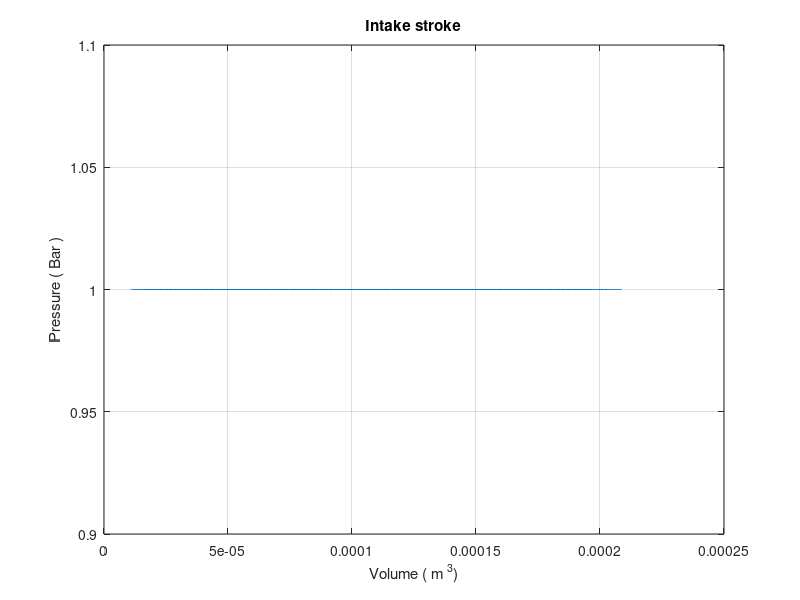
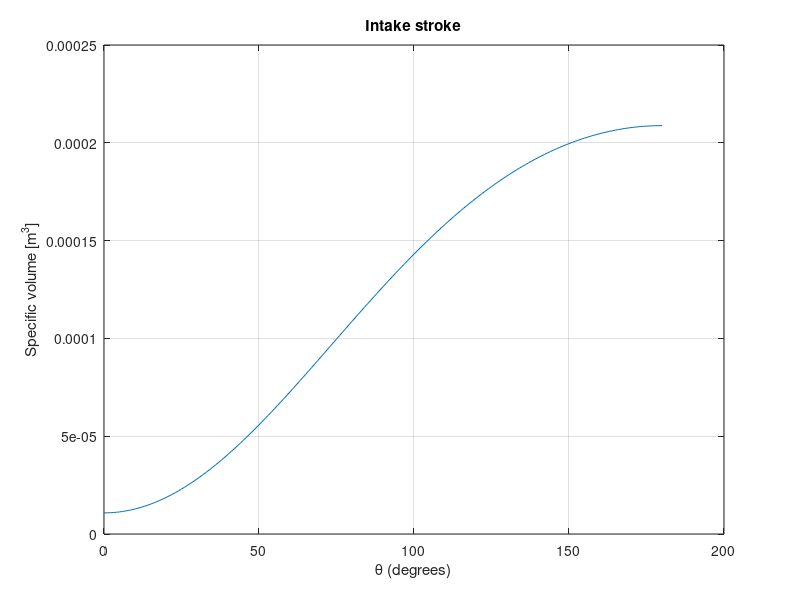
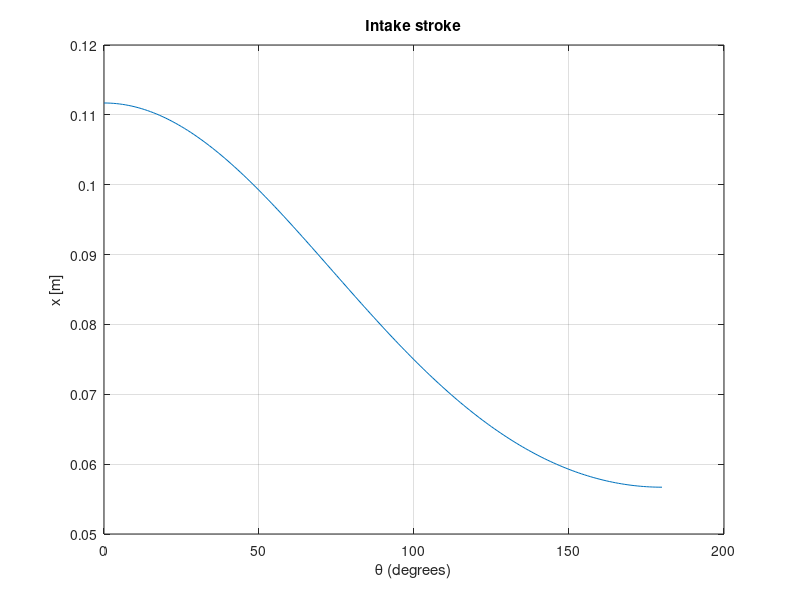

MATLAB code to generate these figures, in order:
%% Defining constants

S = 0.055; % [m] Stroke
r  = 1/2 * S; % [m] Lenght of crankshaft
l = 0.0842; % [m] Lenght of the connecting rod
B = 0.0677; % [m] Bore dimension
TDC = 0.003; % [m] Top dead center
BDC = S + TDC; % [m] Bottom dead center
V_c = pi/4 * B^2 * TDC; % [m63] Compression volume (will change)
P_atm  = 1; % [Bar] Atmospheric pressure (assumed for now)

%% Defining the kinematic equations of the engine as functions of theta

theta_deg = linspace(0, 180, 181); % Intake stroke in degrees. Lasts from -15 to 215
theta_rad = deg2rad(theta_deg); % Intake stroke in radians for ease of use

x = r * cos(theta_rad) + sqrt(l^2 - r^2 * sin(theta_rad).^2); % [m] x postion of piston as a function of theta
d = l + r - x; % [m] Distance of pistion from TDC as a function of theta
Vcyl = pi * (B/2)^2 * d + V_c; % [m^3] Free cylinder volume as a function of theta

P = ones(1, 181) * P_atm; % Constant pressure throughout intake stroke

%% Plotting different figures

% PV
figure;
plot (Vcyl, P) ;
xlabel ( ' Volume ( m ^3) ') ;
ylabel ( ' Pressure ( Bar ) ') ;
title ( 'Intake stroke') ;
grid on ;

% Theta V
figure;
plot (theta_deg, Vcyl) ;
xlabel ( '\theta (degrees)') ;
ylabel ( 'Specific volume [m^3]') ;
title ( 'Intake stroke') ;
grid on ;

% Theta x
figure;
plot (theta_deg, x) ;
xlabel ( '\theta (degrees)') ;
ylabel ( ' x [m] ') ;
title ( 'Intake stroke') ;
grid on ;

